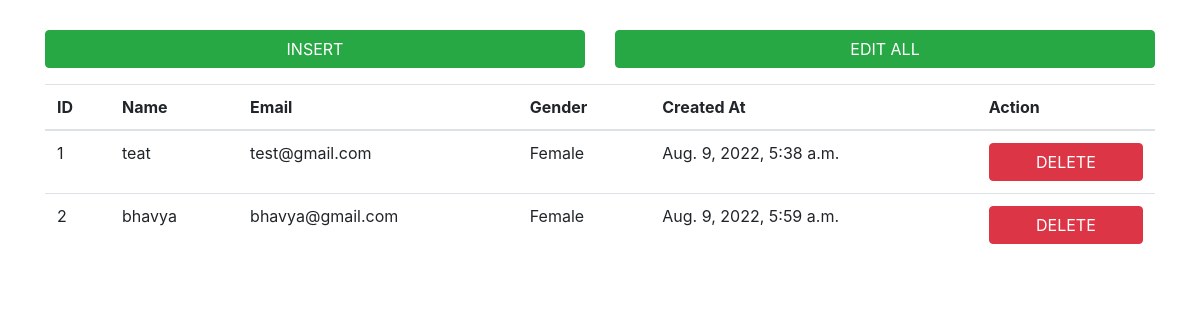
The app's page /, older data.
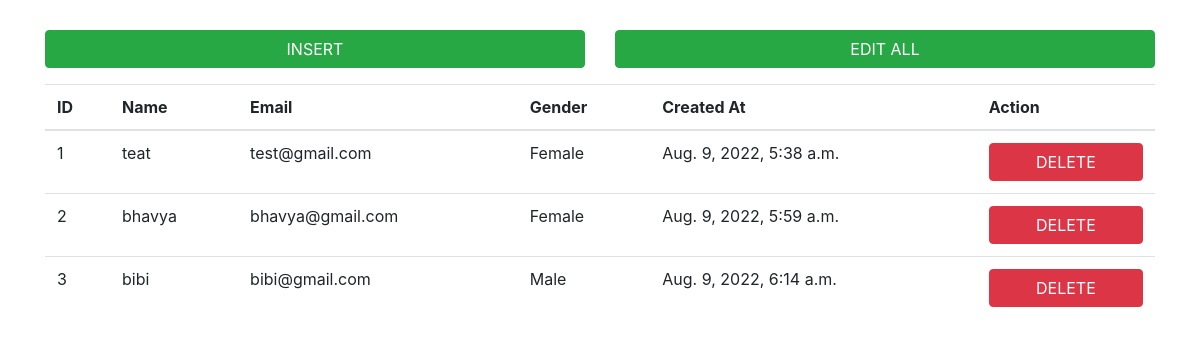
The same page, newer data.
### app1/models.py (models this page shows)
class StudentData(models.Model):
    id = models.AutoField(primary_key=True)
    name = models.CharField(max_length=100)
    email = models.EmailField(max_length=100)
    gender = models.CharField(max_length=10)
    created_at = models.DateTimeField(auto_now_add=True)
    objects = models.Manager()

### app1/views.py (the view)
# urls.py: path('', views.HomePage, name='home'),
def HomePage(request):
    students = StudentData.objects.all()
    return render(request, 'homepage.html', {'students': students})

### app1/templates/homepage.html (shortened to what this page needs)
<html>
<head>
    <link href="https://stackpath.bootstrapcdn.com/bootstrap/4.4.1/css/bootstrap.min.css" rel="stylesheet">
</head>
<body>
    <div class="container">
        <div class="row form-group" style="margin-top:30px;">
            <div class="col-lg-6">
                <button class="btn btn-block btn-success" id="insert_btn" data-toggle="modal"
                    data-target="#insert_data">INSERT</button>
            </div>
            <div class="col-lg-6">
                <button class="btn btn-block btn-success" id="update_btn">EDIT ALL</button>
            </div>
        </div>
        <div class="row">
            <div class="col-lg-12">
                <div class="table">
                    <table class="table">
                        <thead>
                            <tr>
                                <th>ID</th>
                                <th>Name</th>
                                <th>Email</th>
                                <th>Gender</th>
                                <th>Created At</th>
                                <th>Action</th>
                            </tr>
                        </thead>
                        <tbody>
                            {% for student in students %}
                            <tr>
                                <td>{{ student.id }}</td>
                                <td class="editable" data-type="name">{{ student.name }}</td>
                                <td class="editable" data-type="email">{{ student.email }}</td>
                                <td class="editable" data-type="gender">{{ student.gender }}</td>
                                <td>{{ student.created_at }}</td>
                                <td class="btn-td-block"><button
                                        class="btn btn-block btn-delete btn-danger">DELETE</button></td>
                            </tr>
                            {% endfor %}
                        </tbody>
                    </table>
                </div>
            </div>
        </div>
    </div>
</body>
</html>

Row changes from the older to the newer data that the page shows:
added StudentData: id "3", name "bibi", email "bibi@gmail.com", gender "Male", created_at "Aug. 9, 2022, 6:14 a.m."
